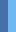

This game map was drawn from its Tiled (.tmx) file and the tilesets committed beside it. A one-line description and the full map source follow:
An orthogonal 1x2 tile map with 16x16 px tiles, 5 tile layers (output_Ground, input_Ground, input_Ground, input_Ground, ...).

<map version="1.2" tiledversion="1.3.4" orientation="orthogonal" renderorder="right-down" width="1" height="2" tilewidth="16" tileheight="16" infinite="0" nextlayerid="6" nextobjectid="1">
 <tileset firstgid="1" source="../BasicExterior.tsx" />
 <layer id="2" name="output_Ground" width="1" height="2">
  <data encoding="csv">
0,
3
</data>
 </layer>
 <layer id="1" name="input_Ground" width="1" height="2">
  <data encoding="csv">
401,
2
</data>
 </layer>
 <layer id="3" name="input_Ground" width="1" height="2">
  <data encoding="csv">
403,
2
</data>
 </layer>
 <layer id="4" name="input_Ground" width="1" height="2">
  <data encoding="csv">
369,
2
</data>
 </layer>
 <layer id="5" name="regions" width="1" height="2">
  <data encoding="csv">
388,
388
</data>
 </layer>
</map>
